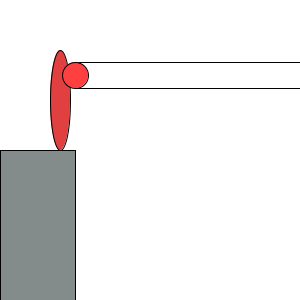
Frame 1 (no input)
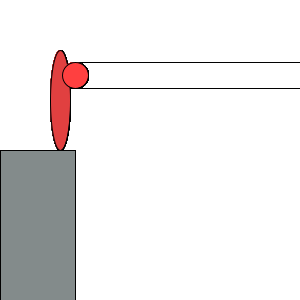
Frame 60 (the mouse pressed at the canvas centre just before this capture)
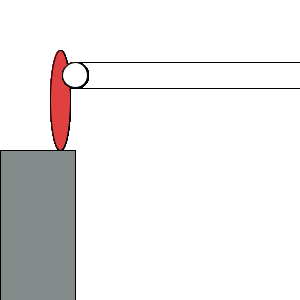
Frame 120 (the mouse held since frame 60 and released just before this capture)

The Processing sketch that drew these frames (run headless with seeded random() and noise(); from frame 60 on, the mouse is pressed at the canvas centre):

// Processing sketch: processing_36418
// ── processing_36418.pde

void setup(){
  size(300,300);
  background(255);
}

void draw(){
  stroke(1);
  line(height/4,width/4+13,300,width/4+13);
  line(height/4,width/4-13,300,width/4-13);
  if(mouseX < width/4){
    fill(225,64,64);
  ellipse(height/5,width/3,20,100);
    fill(255,64,64);
    ellipse(height/4,width/4,26,26);
  }else{
    fill(255);
    ellipse(height/4,width/4,25,25);
  }
  fill(131,139,139);
  rect(0,height/2,width/4,height/2);
  
}

    
